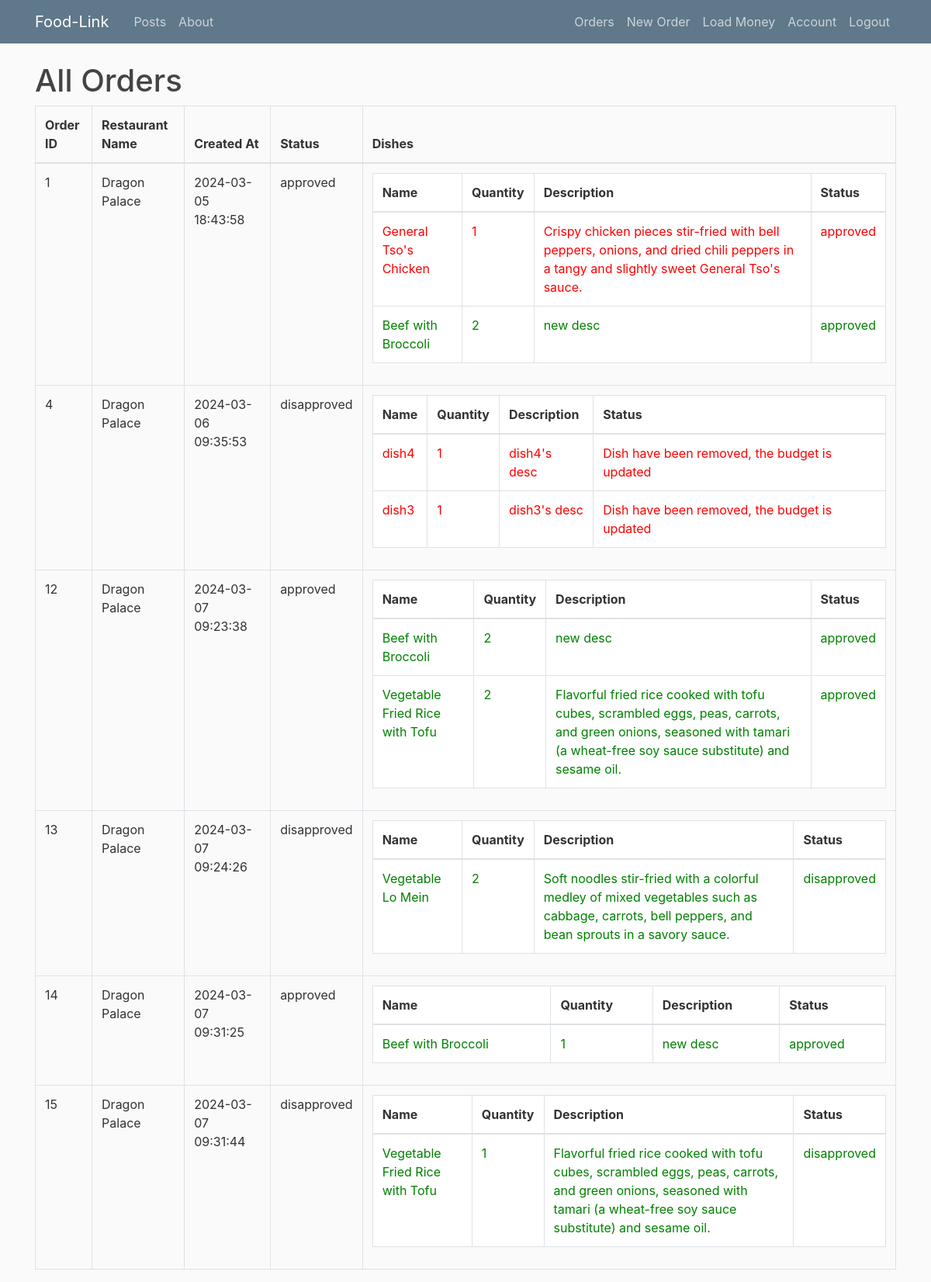
Page /orders (signed in) on the committed database.
### flaskblog/models.py (models this page shows, shortened)
class Order(db.Model):
    id = db.Column(db.Integer, primary_key=True)
    restaurant_id = db.Column(db.String(50), nullable=False)
    customer_id = db.Column(db.Integer, db.ForeignKey('user.id'), nullable=False)
    created_at = db.Column(db.DateTime, default=datetime.utcnow, nullable=False)
    status = db.Column(db.String(50), nullable=False, default='open')  # open, wait, approved, disapproved
    total_cost = db.Column(db.Float, default=0)

class User(db.Model, UserMixin):
    id = db.Column(db.Integer, primary_key=True)
    username = db.Column(db.String(20), unique=True, nullable=False)
    email = db.Column(db.String(120), unique=True, nullable=False)
    address = db.Column(db.String(20), unique=False, nullable=False)
    image_file = db.Column(db.String(20), nullable=False, default='default.jpg')
    password = db.Column(db.String(60), nullable=False)
    user_type = db.Column(db.String(10), nullable=False, default='customer')
    food_type = db.Column(db.String(50), nullable=True)  # Type of food
    budget = db.Column(db.Float, nullable=False, default=0.0)  # Budget for user
    posts = db.relationship('Post', backref='author', lazy=True)

class OrderDish(db.Model):
    id = db.Column(db.Integer, primary_key=True)
    dish_id = db.Column(db.Integer, db.ForeignKey('dish.id'), nullable=False)
    order_id = db.Column(db.Integer, db.ForeignKey('order.id'))
    quantity = db.Column(db.Integer, nullable=False)
    customer_id = db.Column(db.Integer, db.ForeignKey('user.id'), nullable=False)
    dish = db.relationship('Dish', backref=db.backref('order_dishes', lazy=True))
    order = db.relationship('Order', backref=db.backref('order_dishes', lazy=True))
    status = db.Column(db.String(50), nullable=False, default='open')  # open, wait, approved, disapproved

class Dish(db.Model):
    id = db.Column(db.Integer, primary_key=True)
    name = db.Column(db.String(50), nullable=False)
    description = db.Column(db.Text, nullable=False)
    cost = db.Column(db.Float, nullable=False)
    restaurant_owner_id = db.Column(db.Integer, db.ForeignKey('user.id'), nullable=False)
    restaurant_owner = db.relationship('User', backref=db.backref('dishes', lazy=True))
    is_deleted = db.Column(db.Boolean, unique=False, default=False)

### flaskblog/routes.py (the view)
@app.route('/orders')
@login_required
def orders():
    if current_user.user_type != 'customer':
        flash("only clients can view their orders!", 'danger')
        return redirect(url_for('home'))
    orders = Order.query.filter_by(customer_id=current_user.id).all()
    order_details = [] # the data we'll send to the template
    for order in orders:
        order_dishes = OrderDish.query.filter_by(order_id=order.id).all()
        order_details.append({'order': order, 'dishes': order_dishes, 'restaurant': User.query.get(order.restaurant_id)})
    return render_template('orders.html', order_details=order_details)

### flaskblog/models.py (called while the page is built)
@login_manager.user_loader
def load_user(user_id):
    return User.query.get(int(user_id))

### flaskblog/templates/orders.html (shortened to what this page needs)
{% extends "layout.html" %}
{% block content %}
<h1>All Orders</h1>
<table class="table table-bordered">
    <thead>
        <tr>
            <th>Order ID</th>
            <th>Restaurant Name</th>
            <th>Created At</th>
            <th>Status</th>
            <th>Dishes</th>
        </tr>
    </thead>
    <tbody>
        {% for order_detail in order_details %}
        <tr>
            <td>{{ order_detail.order.id }}</td>
            <td>{{ order_detail.restaurant.username }}</td>
            <td>{{ order_detail.order.created_at.strftime('%Y-%m-%d %H:%M:%S') }}</td>
            <td>{{ order_detail.order.status }}</td>
            <td>
                <table class="table table-bordered">
                    <thead>
                        <tr>
                            <th>Name</th>
                            <th>Quantity</th>
                            <th>Description</th>
                            <th>Status</th>
                        </tr>
                    </thead>
                    <tbody>
                        {% for order_dish in order_detail.dishes %}
                        {% if order_dish.dish.is_deleted %}
                            <tr style="color: red">
                        {% else %}
                            <tr style="color: green">
                        {% endif %}
                            <td>{{ order_dish.dish.name }}</td>
                            <td>{{ order_dish.quantity }}</td>
                            <td>{{ order_dish.dish.description }}</td>
                            <td>{{ order_dish.status }}</td>
                        </tr>
                        {% endfor %}
                    </tbody>
                </table>
            </td>
        </tr>
        {% endfor %}
    </tbody>
</table>
{% endblock %}

### flaskblog/static/main.css (style rules this page uses)
body { background: #fafafa; color: #333333; margin-top: 5rem; }
h1, h2, h3, h4, h5, h6 { color: #444444; }

### rows in the picture
Order: order.id "1", order.created_at "2024-03-05 18:43:58", order.status "approved"
User: restaurant.username "Dragon Palace" "Dragon Palace" "Dragon Palace" "Dragon Palace" "Dragon Palace" "Dragon Palace"
OrderDish: dish.name "General Tso's Chicken", quantity "1", dish.description "Crispy chicken pieces stir-fried with bell peppers, onions, and dried chili peppers in a tangy and slightly sweet General Tso's sauce.", status "approved"
OrderDish: dish.name "Beef with Broccoli", quantity "2", dish.description "new desc", status "approved"
Order: order.id "4", order.created_at "2024-03-06 09:35:53", order.status "disapproved"
OrderDish: dish.name "dish4", quantity "1", dish.description "dish4's desc", status "Dish have been removed, the budget is updated"
OrderDish: dish.name "dish3", quantity "1", dish.description "dish3's desc", status "Dish have been removed, the budget is updated"
Order: order.id "12", order.created_at "2024-03-07 09:23:38", order.status "approved"
OrderDish: dish.name "Beef with Broccoli", quantity "2", dish.description "new desc", status "approved"
OrderDish: dish.name "Vegetable Fried Rice with Tofu", quantity "2", dish.description "Flavorful fried rice cooked with tofu cubes, scrambled eggs, peas, carrots, and green onions, seasoned with tamari (a wheat-free soy sauce substitute) and sesame oil.", status "approved"
Order: order.id "13", order.created_at "2024-03-07 09:24:26", order.status "disapproved"
OrderDish: dish.name "Vegetable Lo Mein", quantity "2", dish.description "Soft noodles stir-fried with a colorful medley of mixed vegetables such as cabbage, carrots, bell peppers, and bean sprouts in a savory sauce.", status "disapproved"
Order: order.id "14", order.created_at "2024-03-07 09:31:25", order.status "approved"
OrderDish: dish.name "Beef with Broccoli", quantity "1", dish.description "new desc", status "approved"
Order: order.id "15", order.created_at "2024-03-07 09:31:44", order.status "disapproved"
OrderDish: dish.name "Vegetable Fried Rice with Tofu", quantity "1", dish.description "Flavorful fried rice cooked with tofu cubes, scrambled eggs, peas, carrots, and green onions, seasoned with tamari (a wheat-free soy sauce substitute) and sesame oil.", status "disapproved"
